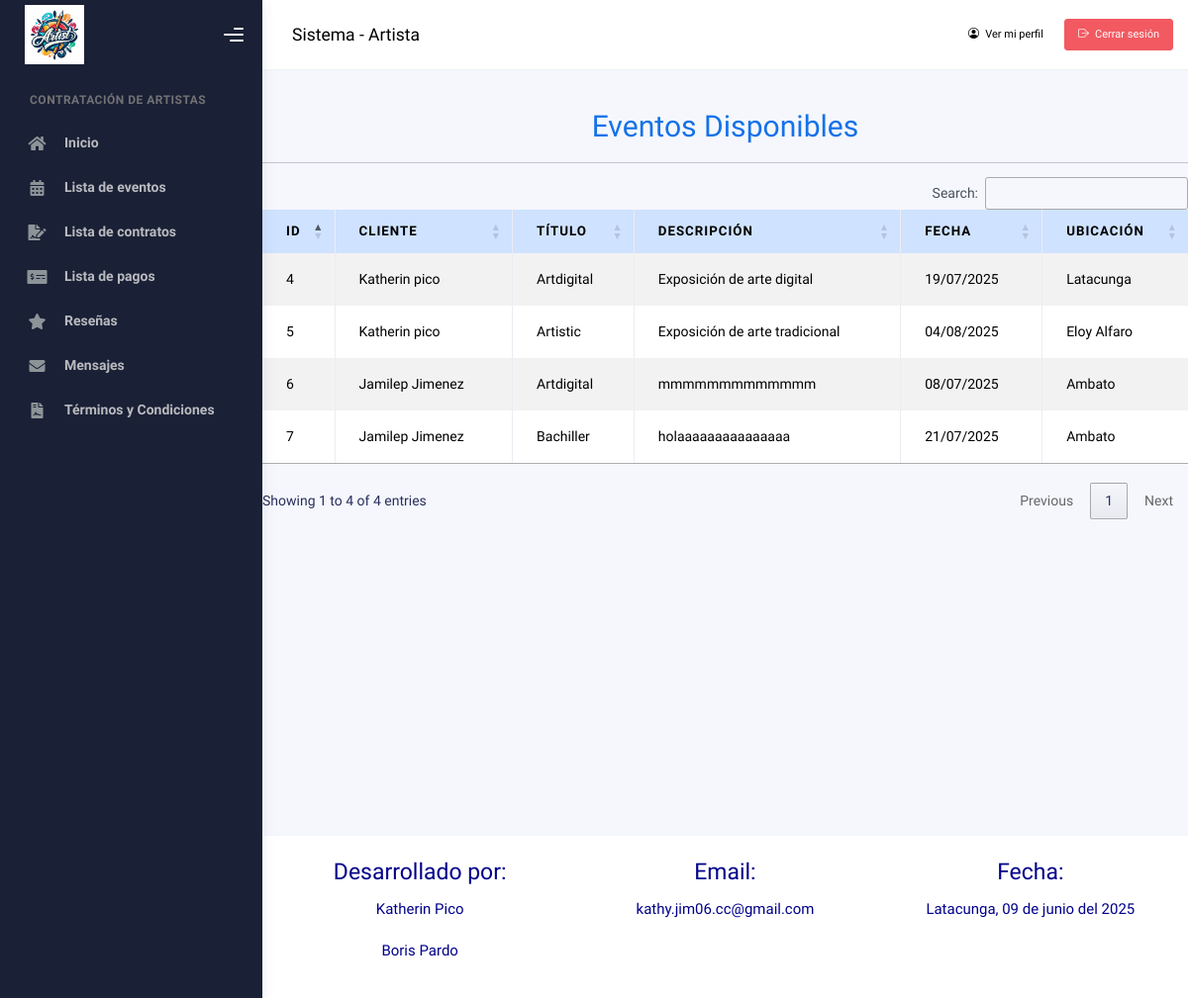
The app's page /artista/eventos/ (signed in) with its own data.
### Aplicaciones/gestionContratos/models.py (models this page shows, shortened)
class Evento(models.Model):
    cliente = models.ForeignKey(Usuario, on_delete=models.CASCADE, limit_choices_to={'rol': 'Cliente'})
    titulo = models.CharField(max_length=100)
    descripcion = models.TextField()
    fecha = models.DateField()
    ubicacion = models.CharField(max_length=200)
    class Meta:
        ordering = ['fecha']

class Usuario(AbstractUser):
    telefono = models.CharField(max_length=10)
    direccion = models.TextField()
    rol = models.CharField(max_length=20, choices=ROL_CHOICES, default='Cliente')
    verificado = models.BooleanField(default=False)
    bloqueado = models.BooleanField(default=False)
    foto_perfil = models.ImageField(upload_to='usuarios/perfil/', null=True, blank=True)
    portafolio_pdf = models.FileField(upload_to='usuarios/portafolios/', null=True, blank=True)
    facebook_url = models.URLField(max_length=200, null=True, blank=True)
    x_url = models.URLField("X (Twitter)", max_length=200, null=True, blank=True)
    web_url = models.URLField("Página web", max_length=200, null=True, blank=True)
    groups = models.ManyToManyField(
        Group,
        related_name='usuarios',
        blank=True,
        help_text='Grupos a los que pertenece el usuario.',
        verbose_name='grupos',
    )
    user_permissions = models.ManyToManyField(
        Permission,
        related_name='usuarios_permisos',
        blank=True,
        help_text='Permisos específicos para el usuario.',
        verbose_name='permisos de usuario',
    )

### Aplicaciones/gestionContratos/views.py (the view)
# urls.py: path('artista/eventos/', views.eventos_artista, name='eventos_artista'),
def eventos_artista(request):
    usuario_id = request.session.get('usuario_id')
    if not usuario_id:
        return redirect('login')
    usuario = Usuario.objects.get(id=usuario_id)
    if usuario.rol != 'Artista':
        messages.error(request, "No tienes permisos para acceder a esta sección.")
        return redirect('dashboard_artista')
    eventos = Evento.objects.all()
    return render(request, 'artista/eventos/lista_eventos.html', {'eventos': eventos})

### Aplicaciones/gestionContratos/templates/artista/eventos/lista_eventos.html (shortened to what this page needs)
{% extends 'artista/plantilla.html' %}
{% load static %}
{% block contenido %}
<br><br><br>
<div class="container mt-5">
    <h1 class="text-center text-primary">Eventos Disponibles</h1>
    <hr>
    <table class="table table-bordered table-striped table-hover" id="tbl_evento">
        <thead class="table-primary">
            <tr>
                <th>ID</th>
                <th>CLIENTE</th>
                <th>TÍTULO</th>
                <th>DESCRIPCIÓN</th>
                <th>FECHA</th>
                <th>UBICACIÓN</th>
            </tr>
        </thead>
        <tbody>
            {% for evento in eventos %}
            <tr>
                <td>{{ evento.id }}</td>
                <td>{{ evento.cliente.first_name }} {{ evento.cliente.last_name }}</td>
                <td>{{ evento.titulo }}</td>
                <td>{{ evento.descripcion|truncatechars:40 }}</td>
                <td>{{ evento.fecha|date:"d/m/Y" }}</td>
                <td>{{ evento.ubicacion }}</td>
            </tr>
            {% empty %}
            <tr>
                <td colspan="5" class="text-center">No hay eventos disponibles.</td>
            </tr>
            {% endfor %}
        </tbody>
    </table>
</div>
<br><br><br>
{% endblock %}

### records on screen
Evento: id "6", cliente.first_name "Jamilep", cliente.last_name "Jimenez", titulo "Artdigital", descripcion "mmmmmmmmmmmmm", fecha "08/07/2025", ubicacion "Ambato"
Evento: id "4", cliente.first_name "Katherin", cliente.last_name "pico", titulo "Artdigital", descripcion "Exposición de arte digital", fecha "19/07/2025", ubicacion "Latacunga"
Evento: id "7", cliente.first_name "Jamilep", cliente.last_name "Jimenez", titulo "Bachiller", descripcion "holaaaaaaaaaaaaaaa", fecha "21/07/2025", ubicacion "Ambato"
Evento: id "5", cliente.first_name "Katherin", cliente.last_name "pico", titulo "Artistic", descripcion "Exposición de arte tradicional", fecha "04/08/2025", ubicacion "Eloy Alfaro"
